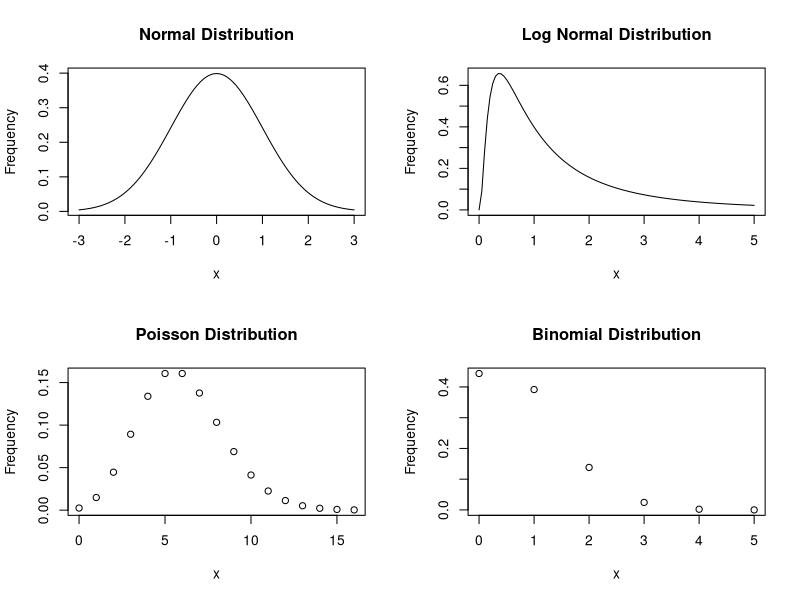

The R source for this figure:
#This was my first script produced with Professor Wood, to try to better comprehend various distributions. In this script, a normal, log normal, poisson, and binomial distribution were produced. 

#par
par(mfrow=c(2,2), font=4)
curve(dnorm(x,0,1),xlim=c(-3,3), 
      main="Normal Distribution", xlab="x", ylab="Frequency")
curve(dlnorm(x,meanlog=0,sdlog=1), xlim=c(0,5),
      main="Log Normal Distribution", xlab="x", ylab="Frequency")
plot(y=dpois(0:16,lambda=6),x=0:16,type="p",
     main="Poisson Distribution", xlab="x", ylab="Frequency")
plot(y=dbinom(0:5,size=5,prob=0.15),x=0:5,
     main="Binomial Distribution", xlab="x", ylab="Frequency")

#split.screen
# split.screen(curve(dnorm(x,0,1),xlim=c(-3,3)))
# curve(dlnorm(x,meanlog=0,sdlog=1), xlim=c(0,5)))
# curve(dpois(x,lambda=6),xlim=c(0,15),n=16, add=TRUE)
# curve(dbinom(x,size=5,prob=0.65),xlim=c(0,),n=16, add=TRUE)
# screen, erase = TRUE))
